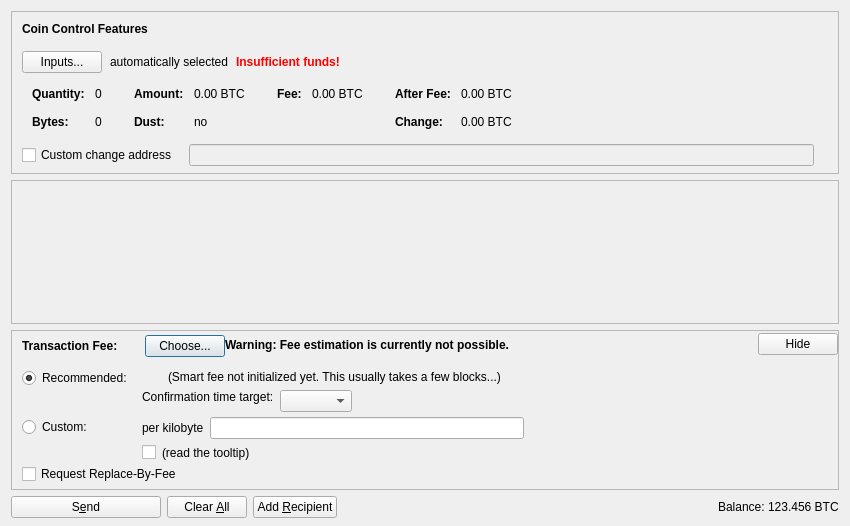
<?xml version="1.0" encoding="UTF-8"?>
<ui version="4.0">
 <class>SendCoinsDialog</class>
 <widget class="QDialog" name="SendCoinsDialog">
  <property name="geometry">
   <rect>
    <x>0</x>
    <y>0</y>
    <width>850</width>
    <height>526</height>
   </rect>
  </property>
  <property name="windowTitle">
   <string>Send Coins</string>
  </property>
  <layout class="QVBoxLayout" name="verticalLayout" stretch="0,1,0,0">
   <property name="bottomMargin">
    <number>8</number>
   </property>
   <item>
    <widget class="QFrame" name="frameCoinControl">
     <property name="sizePolicy">
      <sizepolicy hsizetype="Expanding" vsizetype="Expanding">
       <horstretch>0</horstretch>
       <verstretch>0</verstretch>
      </sizepolicy>
     </property>
     <property name="maximumSize">
      <size>
       <width>16777215</width>
       <height>16777215</height>
      </size>
     </property>
     <property name="frameShape">
      <enum>QFrame::StyledPanel</enum>
     </property>
     <property name="frameShadow">
      <enum>QFrame::Sunken</enum>
     </property>
     <layout class="QVBoxLayout" name="verticalLayoutCoinControl2">
      <property name="spacing">
       <number>0</number>
      </property>
      <property name="leftMargin">
       <number>0</number>
      </property>
      <property name="topMargin">
       <number>0</number>
      </property>
      <property name="rightMargin">
       <number>0</number>
      </property>
      <property name="bottomMargin">
       <number>6</number>
      </property>
      <item>
       <layout class="QVBoxLayout" name="verticalLayoutCoinControl" stretch="0,0,0,0,1">
        <property name="spacing">
         <number>0</number>
        </property>
        <property name="leftMargin">
         <number>10</number>
        </property>
        <property name="topMargin">
         <number>10</number>
        </property>
        <item>
         <layout class="QHBoxLayout" name="horizontalLayoutCoinControl1">
          <property name="bottomMargin">
           <number>15</number>
          </property>
          <item>
           <widget class="QLabel" name="labelCoinControlFeatures">
            <property name="sizePolicy">
             <sizepolicy hsizetype="Preferred" vsizetype="Maximum">
              <horstretch>0</horstretch>
              <verstretch>0</verstretch>
             </sizepolicy>
            </property>
            <property name="font">
             <font>
              <weight>75</weight>
              <bold>true</bold>
             </font>
            </property>
            <property name="styleSheet">
             <string notr="true">font-weight:bold;</string>
            </property>
            <property name="text">
             <string>Coin Control Features</string>
            </property>
           </widget>
          </item>
         </layout>
        </item>
        <item>
         <layout class="QHBoxLayout" name="horizontalLayoutCoinControl2" stretch="0,0,0,0">
          <property name="spacing">
           <number>8</number>
          </property>
          <property name="bottomMargin">
           <number>10</number>
          </property>
          <item>
           <widget class="QPushButton" name="pushButtonCoinControl">
            <property name="styleSheet">
             <string notr="true"/>
            </property>
            <property name="text">
             <string>Inputs...</string>
            </property>
            <property name="autoDefault">
             <bool>false</bool>
            </property>
           </widget>
          </item>
          <item>
           <widget class="QLabel" name="labelCoinControlAutomaticallySelected">
            <property name="text">
             <string>automatically selected</string>
            </property>
            <property name="margin">
             <number>5</number>
            </property>
           </widget>
          </item>
          <item>
           <widget class="QLabel" name="labelCoinControlInsuffFunds">
            <property name="font">
             <font>
              <weight>75</weight>
              <bold>true</bold>
             </font>
            </property>
            <property name="styleSheet">
             <string notr="true">color:red;font-weight:bold;</string>
            </property>
            <property name="text">
             <string>Insufficient funds!</string>
            </property>
            <property name="margin">
             <number>5</number>
            </property>
           </widget>
          </item>
          <item>
           <spacer name="horizontalSpacerCoinControl">
            <property name="orientation">
             <enum>Qt::Horizontal</enum>
            </property>
            <property name="sizeHint" stdset="0">
             <size>
              <width>40</width>
              <height>1</height>
             </size>
            </property>
           </spacer>
          </item>
         </layout>
        </item>
        <item>
         <widget class="QWidget" name="widgetCoinControl" native="true">
          <property name="sizePolicy">
           <sizepolicy hsizetype="Preferred" vsizetype="Preferred">
            <horstretch>0</horstretch>
            <verstretch>0</verstretch>
           </sizepolicy>
          </property>
          <property name="minimumSize">
           <size>
            <width>0</width>
            <height>0</height>
           </size>
          </property>
          <property name="styleSheet">
           <string notr="true"/>
          </property>
          <layout class="QHBoxLayout" name="horizontalLayoutCoinControl5">
           <property name="leftMargin">
            <number>0</number>
           </property>
           <property name="topMargin">
            <number>0</number>
           </property>
           <property name="rightMargin">
            <number>0</number>
           </property>
           <property name="bottomMargin">
            <number>0</number>
           </property>
           <item>
            <layout class="QHBoxLayout" name="horizontalLayoutCoinControl3" stretch="0,0,0,1">
             <property name="spacing">
              <number>20</number>
             </property>
             <property name="topMargin">
              <number>0</number>
             </property>
             <property name="bottomMargin">
              <number>10</number>
             </property>
             <item>
              <layout class="QFormLayout" name="formLayoutCoinControl1">
               <property name="horizontalSpacing">
                <number>10</number>
               </property>
               <property name="verticalSpacing">
                <number>14</number>
               </property>
               <property name="leftMargin">
                <number>10</number>
               </property>
               <property name="topMargin">
                <number>4</number>
               </property>
               <property name="rightMargin">
                <number>6</number>
               </property>
               <item row="0" column="0">
                <widget class="QLabel" name="labelCoinControlQuantityText">
                 <property name="font">
                  <font>
                   <weight>75</weight>
                   <bold>true</bold>
                  </font>
                 </property>
                 <property name="text">
                  <string>Quantity:</string>
                 </property>
                 <property name="margin">
                  <number>0</number>
                 </property>
                </widget>
               </item>
               <item row="0" column="1">
                <widget class="QLabel" name="labelCoinControlQuantity">
                 <property name="cursor">
                  <cursorShape>IBeamCursor</cursorShape>
                 </property>
                 <property name="contextMenuPolicy">
                  <enum>Qt::ActionsContextMenu</enum>
                 </property>
                 <property name="text">
                  <string notr="true">0</string>
                 </property>
                 <property name="margin">
                  <number>0</number>
                 </property>
                 <property name="textInteractionFlags">
                  <set>Qt::LinksAccessibleByMouse|Qt::TextSelectableByKeyboard|Qt::TextSelectableByMouse</set>
                 </property>
                </widget>
               </item>
               <item row="1" column="0">
                <widget class="QLabel" name="labelCoinControlBytesText">
                 <property name="font">
                  <font>
                   <weight>75</weight>
                   <bold>true</bold>
                  </font>
                 </property>
                 <property name="text">
                  <string>Bytes:</string>
                 </property>
                </widget>
               </item>
               <item row="1" column="1">
                <widget class="QLabel" name="labelCoinControlBytes">
                 <property name="cursor">
                  <cursorShape>IBeamCursor</cursorShape>
                 </property>
                 <property name="contextMenuPolicy">
                  <enum>Qt::ActionsContextMenu</enum>
                 </property>
                 <property name="text">
                  <string notr="true">0</string>
                 </property>
                 <property name="textInteractionFlags">
                  <set>Qt::LinksAccessibleByMouse|Qt::TextSelectableByKeyboard|Qt::TextSelectableByMouse</set>
                 </property>
                </widget>
               </item>
              </layout>
             </item>
             <item>
              <layout class="QFormLayout" name="formLayoutCoinControl2">
               <property name="horizontalSpacing">
                <number>10</number>
               </property>
               <property name="verticalSpacing">
                <number>14</number>
               </property>
               <property name="leftMargin">
                <number>6</number>
               </property>
               <property name="topMargin">
                <number>4</number>
               </property>
               <property name="rightMargin">
                <number>6</number>
               </property>
               <item row="0" column="0">
                <widget class="QLabel" name="labelCoinControlAmountText">
                 <property name="font">
                  <font>
                   <weight>75</weight>
                   <bold>true</bold>
                  </font>
                 </property>
                 <property name="text">
                  <string>Amount:</string>
                 </property>
                 <property name="margin">
                  <number>0</number>
                 </property>
                </widget>
               </item>
               <item row="0" column="1">
                <widget class="QLabel" name="labelCoinControlAmount">
                 <property name="cursor">
                  <cursorShape>IBeamCursor</cursorShape>
                 </property>
                 <property name="contextMenuPolicy">
                  <enum>Qt::ActionsContextMenu</enum>
                 </property>
                 <property name="text">
                  <string notr="true">0.00 BTC</string>
                 </property>
                 <property name="textInteractionFlags">
                  <set>Qt::LinksAccessibleByMouse|Qt::TextSelectableByKeyboard|Qt::TextSelectableByMouse</set>
                 </property>
                </widget>
               </item>
               <item row="1" column="0">
                <widget class="QLabel" name="labelCoinControlLowOutputText">
                 <property name="font">
                  <font>
                   <weight>75</weight>
                   <bold>true</bold>
                  </font>
                 </property>
                 <property name="text">
                  <string>Dust:</string>
                 </property>
                </widget>
               </item>
               <item row="1" column="1">
                <widget class="QLabel" name="labelCoinControlLowOutput">
                 <property name="cursor">
                  <cursorShape>IBeamCursor</cursorShape>
                 </property>
                 <property name="contextMenuPolicy">
                  <enum>Qt::ActionsContextMenu</enum>
                 </property>
                 <property name="text">
                  <string notr="true">no</string>
                 </property>
                 <property name="textInteractionFlags">
                  <set>Qt::LinksAccessibleByMouse|Qt::TextSelectableByKeyboard|Qt::TextSelectableByMouse</set>
                 </property>
                </widget>
               </item>
              </layout>
             </item>
             <item>
              <layout class="QFormLayout" name="formLayoutCoinControl3">
               <property name="horizontalSpacing">
                <number>10</number>
               </property>
               <property name="verticalSpacing">
                <number>14</number>
               </property>
               <property name="leftMargin">
                <number>6</number>
               </property>
               <property name="topMargin">
                <number>4</number>
               </property>
               <property name="rightMargin">
                <number>6</number>
               </property>
               <item row="0" column="0">
                <widget class="QLabel" name="labelCoinControlFeeText">
                 <property name="font">
                  <font>
                   <weight>75</weight>
                   <bold>true</bold>
                  </font>
                 </property>
                 <property name="text">
                  <string>Fee:</string>
                 </property>
                 <property name="margin">
                  <number>0</number>
                 </property>
                </widget>
               </item>
               <item row="0" column="1">
                <widget class="QLabel" name="labelCoinControlFee">
                 <property name="cursor">
                  <cursorShape>IBeamCursor</cursorShape>
                 </property>
                 <property name="contextMenuPolicy">
                  <enum>Qt::ActionsContextMenu</enum>
                 </property>
                 <property name="text">
                  <string notr="true">0.00 BTC</string>
                 </property>
                 <property name="textInteractionFlags">
                  <set>Qt::LinksAccessibleByMouse|Qt::TextSelectableByKeyboard|Qt::TextSelectableByMouse</set>
                 </property>
                </widget>
               </item>
              </layout>
             </item>
             <item>
              <layout class="QFormLayout" name="formLayoutCoinControl4">
               <property name="horizontalSpacing">
                <number>10</number>
               </property>
               <property name="verticalSpacing">
                <number>14</number>
               </property>
               <property name="leftMargin">
                <number>6</number>
               </property>
               <property name="topMargin">
                <number>4</number>
               </property>
               <property name="rightMargin">
                <number>6</number>
               </property>
               <item row="0" column="0">
                <widget class="QLabel" name="labelCoinControlAfterFeeText">
                 <property name="font">
                  <font>
                   <weight>75</weight>
                   <bold>true</bold>
                  </font>
                 </property>
                 <property name="text">
                  <string>After Fee:</string>
                 </property>
                 <property name="margin">
                  <number>0</number>
                 </property>
                </widget>
               </item>
               <item row="0" column="1">
                <widget class="QLabel" name="labelCoinControlAfterFee">
                 <property name="cursor">
                  <cursorShape>IBeamCursor</cursorShape>
                 </property>
                 <property name="contextMenuPolicy">
                  <enum>Qt::ActionsContextMenu</enum>
                 </property>
                 <property name="text">
                  <string notr="true">0.00 BTC</string>
                 </property>
                 <property name="textInteractionFlags">
                  <set>Qt::LinksAccessibleByMouse|Qt::TextSelectableByKeyboard|Qt::TextSelectableByMouse</set>
                 </property>
                </widget>
               </item>
               <item row="1" column="0">
                <widget class="QLabel" name="labelCoinControlChangeText">
                 <property name="font">
                  <font>
                   <weight>75</weight>
                   <bold>true</bold>
                  </font>
                 </property>
                 <property name="text">
                  <string>Change:</string>
                 </property>
                </widget>
               </item>
               <item row="1" column="1">
                <widget class="QLabel" name="labelCoinControlChange">
                 <property name="cursor">
                  <cursorShape>IBeamCursor</cursorShape>
                 </property>
                 <property name="contextMenuPolicy">
                  <enum>Qt::ActionsContextMenu</enum>
                 </property>
                 <property name="text">
                  <string notr="true">0.00 BTC</string>
                 </property>
                 <property name="textInteractionFlags">
                  <set>Qt::LinksAccessibleByMouse|Qt::TextSelectableByKeyboard|Qt::TextSelectableByMouse</set>
                 </property>
                </widget>
               </item>
              </layout>
             </item>
            </layout>
           </item>
          </layout>
         </widget>
        </item>
        <item>
         <layout class="QHBoxLayout" name="horizontalLayoutCoinControl4" stretch="0,0,0">
          <property name="spacing">
           <number>12</number>
          </property>
          <property name="sizeConstraint">
           <enum>QLayout::SetDefaultConstraint</enum>
          </property>
          <property name="topMargin">
           <number>5</number>
          </property>
          <property name="rightMargin">
           <number>5</number>
          </property>
          <item>
           <widget class="QCheckBox" name="checkBoxCoinControlChange">
            <property name="toolTip">
             <string>If this is activated, but the change address is empty or invalid, change will be sent to a newly generated address.</string>
            </property>
            <property name="text">
             <string>Custom change address</string>
            </property>
           </widget>
          </item>
          <item>
           <widget class="QValidatedLineEdit" name="lineEditCoinControlChange">
            <property name="enabled">
             <bool>false</bool>
            </property>
            <property name="sizePolicy">
             <sizepolicy hsizetype="Expanding" vsizetype="Fixed">
              <horstretch>0</horstretch>
              <verstretch>0</verstretch>
             </sizepolicy>
            </property>
           </widget>
          </item>
          <item>
           <widget class="QLabel" name="labelCoinControlChangeLabel">
            <property name="sizePolicy">
             <sizepolicy hsizetype="Preferred" vsizetype="Expanding">
              <horstretch>0</horstretch>
              <verstretch>0</verstretch>
             </sizepolicy>
            </property>
            <property name="minimumSize">
             <size>
              <width>0</width>
              <height>0</height>
             </size>
            </property>
            <property name="text">
             <string/>
            </property>
            <property name="margin">
             <number>3</number>
            </property>
           </widget>
          </item>
         </layout>
        </item>
        <item>
         <spacer name="verticalSpacerCoinControl">
          <property name="orientation">
           <enum>Qt::Vertical</enum>
          </property>
          <property name="sizeHint" stdset="0">
           <size>
            <width>800</width>
            <height>1</height>
           </size>
          </property>
         </spacer>
        </item>
       </layout>
      </item>
     </layout>
    </widget>
   </item>
   <item>
    <widget class="QScrollArea" name="scrollArea">
     <property name="widgetResizable">
      <bool>true</bool>
     </property>
     <widget class="QWidget" name="scrollAreaWidgetContents">
      <property name="geometry">
       <rect>
        <x>0</x>
        <y>0</y>
        <width>830</width>
        <height>104</height>
       </rect>
      </property>
      <layout class="QVBoxLayout" name="verticalLayout_2" stretch="0,1">
       <property name="leftMargin">
        <number>0</number>
       </property>
       <property name="topMargin">
        <number>0</number>
       </property>
       <property name="rightMargin">
        <number>0</number>
       </property>
       <property name="bottomMargin">
        <number>0</number>
       </property>
       <item>
        <layout class="QVBoxLayout" name="entries">
         <property name="spacing">
          <number>6</number>
         </property>
        </layout>
       </item>
       <item>
        <spacer name="verticalSpacer">
         <property name="orientation">
          <enum>Qt::Vertical</enum>
         </property>
         <property name="sizeHint" stdset="0">
          <size>
           <width>20</width>
           <height>40</height>
          </size>
         </property>
        </spacer>
       </item>
      </layout>
     </widget>
    </widget>
   </item>
   <item>
    <widget class="QFrame" name="frameFee">
     <property name="sizePolicy">
      <sizepolicy hsizetype="Expanding" vsizetype="Expanding">
       <horstretch>0</horstretch>
       <verstretch>0</verstretch>
      </sizepolicy>
     </property>
     <property name="maximumSize">
      <size>
       <width>16777215</width>
       <height>16777215</height>
      </size>
     </property>
     <property name="frameShape">
      <enum>QFrame::StyledPanel</enum>
     </property>
     <property name="frameShadow">
      <enum>QFrame::Sunken</enum>
     </property>
     <layout class="QVBoxLayout" name="verticalLayoutFee1">
      <property name="spacing">
       <number>0</number>
      </property>
      <property name="leftMargin">
       <number>0</number>
      </property>
      <property name="topMargin">
       <number>0</number>
      </property>
      <property name="rightMargin">
       <number>0</number>
      </property>
      <property name="bottomMargin">
       <number>0</number>
      </property>
      <item>
       <layout class="QVBoxLayout" name="verticalLayoutFee2" stretch="0,0,0">
        <property name="spacing">
         <number>0</number>
        </property>
        <property name="leftMargin">
         <number>10</number>
        </property>
        <property name="topMargin">
         <number>0</number>
        </property>
        <item>
         <layout class="QHBoxLayout" name="horizontalLayoutFee1">
          <property name="bottomMargin">
           <number>0</number>
          </property>
          <item>
           <layout class="QVBoxLayout" name="verticalLayoutFee7">
            <property name="spacing">
             <number>0</number>
            </property>
            <item>
             <spacer name="verticalSpacerSmartFee">
              <property name="orientation">
               <enum>Qt::Vertical</enum>
              </property>
              <property name="sizeType">
               <enum>QSizePolicy::Fixed</enum>
              </property>
              <property name="sizeHint" stdset="0">
               <size>
                <width>1</width>
                <height>4</height>
               </size>
              </property>
             </spacer>
            </item>
            <item>
             <layout class="QHBoxLayout" name="horizontalLayoutSmartFee">
              <property name="spacing">
               <number>10</number>
              </property>
              <item>
               <widget class="QLabel" name="labelFeeHeadline">
                <property name="sizePolicy">
                 <sizepolicy hsizetype="Preferred" vsizetype="Maximum">
                  <horstretch>0</horstretch>
                  <verstretch>0</verstretch>
                 </sizepolicy>
                </property>
                <property name="font">
                 <font>
                  <weight>75</weight>
                  <bold>true</bold>
                 </font>
                </property>
                <property name="styleSheet">
                 <string notr="true">font-weight:bold;</string>
                </property>
                <property name="text">
                 <string>Transaction Fee:</string>
                </property>
               </widget>
              </item>
              <item>
               <widget class="QLabel" name="labelFeeMinimized">
                <property name="text">
                 <string/>
                </property>
               </widget>
              </item>
              <item>
               <widget class="QPushButton" name="buttonChooseFee">
                <property name="text">
                 <string>Choose...</string>
                </property>
               </widget>
              </item>
             </layout>
            </item>
            <item>
             <spacer name="verticalSpacer_5">
              <property name="orientation">
               <enum>Qt::Vertical</enum>
              </property>
              <property name="sizeHint" stdset="0">
               <size>
                <width>1</width>
                <height>1</height>
               </size>
              </property>
             </spacer>
            </item>
           </layout>
          </item>
          <item>
           <widget class="QLabel" name="fallbackFeeWarningLabel">
            <property name="toolTip">
             <string>Using the fallbackfee can result in sending a transaction that will take several hours or days (or never) to confirm. Consider choosing your fee manually or wait until you have validated the complete chain.</string>
            </property>
            <property name="font">
            <font>
                <weight>75</weight>
                <bold>true</bold>
            </font>
            </property>
            <property name="text">
             <string>Warning: Fee estimation is currently not possible.</string>
            </property>
            <property name="wordWrap">
             <bool>false</bool>
            </property>
           </widget>
          </item>
          <item>
           <spacer name="horizontalSpacer_4">
            <property name="orientation">
             <enum>Qt::Horizontal</enum>
            </property>
            <property name="sizeType">
             <enum>QSizePolicy::MinimumExpanding</enum>
            </property>
            <property name="sizeHint" stdset="0">
             <size>
              <width>40</width>
              <height>20</height>
             </size>
            </property>
           </spacer>
          </item>
          <item>
           <widget class="QPushButton" name="buttonMinimizeFee">
            <property name="toolTip">
             <string>collapse fee-settings</string>
            </property>
            <property name="text">
             <string>Hide</string>
            </property>
           </widget>
          </item>
         </layout>
        </item>
        <item>
         <widget class="QFrame" name="frameFeeSelection">
          <layout class="QVBoxLayout" name="verticalLayoutFee12">
           <property name="spacing">
            <number>0</number>
           </property>
           <property name="leftMargin">
            <number>0</number>
           </property>
           <property name="topMargin">
            <number>0</number>
           </property>
           <property name="rightMargin">
            <number>0</number>
           </property>
           <property name="bottomMargin">
            <number>0</number>
           </property>
           <item>
            <layout class="QGridLayout" name="gridLayoutFee">
             <property name="topMargin">
              <number>10</number>
             </property>
             <property name="bottomMargin">
              <number>4</number>
             </property>
             <property name="horizontalSpacing">
              <number>10</number>
             </property>
             <property name="verticalSpacing">
              <number>4</number>
             </property>
             <item row="1" column="1">
              <layout class="QVBoxLayout" name="verticalLayoutFee8">
               <property name="spacing">
                <number>6</number>
               </property>
               <item>
                <layout class="QHBoxLayout" name="horizontalLayoutFee13">
                 <item>
                  <widget class="QLabel" name="labelCustomPerKilobyte">
                   <property name="toolTip">
                    <string>If the custom fee is set to 1000 satoshis and the transaction is only 250 bytes, then &quot;per kilobyte&quot; only pays 250 satoshis in fee, while &quot;total at least&quot; pays 1000 satoshis. For transactions bigger than a kilobyte both pay by kilobyte.</string>
                   </property>
                   <property name="text">
                    <string>per kilobyte</string>
                   </property>
                  </widget>
                 </item>
                 <item>
                  <widget class="BitcoinAmountField" name="customFee"/>
                 </item>
                 <item>
                  <spacer name="horizontalSpacer_6">
                   <property name="orientation">
                    <enum>Qt::Horizontal</enum>
                   </property>
                   <property name="sizeHint" stdset="0">
                    <size>
                     <width>1</width>
                     <height>1</height>
                    </size>
                   </property>
                  </spacer>
                 </item>
                </layout>
               </item>
               <item>
                <layout class="QHBoxLayout" name="horizontalLayoutFee8">
                 <item>
                  <widget class="QCheckBox" name="checkBoxMinimumFee">
                   <property name="toolTip">
                    <string>Paying only the minimum fee is just fine as long as there is less transaction volume than space in the blocks. But be aware that this can end up in a never confirming transaction once there is more demand for ultimateonlinecash transactions than the network can process.</string>
                   </property>
                   <property name="text">
                    <string/>
                   </property>
                  </widget>
                 </item>
                 <item>
                  <widget class="QLabel" name="labelMinFeeWarning">
                   <property name="enabled">
                    <bool>true</bool>
                   </property>
                   <property name="toolTip">
                    <string>Paying only the minimum fee is just fine as long as there is less transaction volume than space in the blocks. But be aware that this can end up in a never confirming transaction once there is more demand for ultimateonlinecash transactions than the network can process.</string>
                   </property>
                   <property name="text">
                    <string>(read the tooltip)</string>
                   </property>
                   <property name="margin">
                    <number>5</number>
                   </property>
                  </widget>
                 </item>
                 <item>
                  <spacer name="horizontalSpacer_2">
                   <property name="orientation">
                    <enum>Qt::Horizontal</enum>
                   </property>
                   <property name="sizeHint" stdset="0">
                    <size>
                     <width>1</width>
                     <height>1</height>
                    </size>
                   </property>
                  </spacer>
                 </item>
                </layout>
               </item>
              </layout>
             </item>
             <item row="0" column="0">
              <layout class="QVBoxLayout" name="verticalLayoutFee4" stretch="0,1">
               <item>
                <widget class="QRadioButton" name="radioSmartFee">
                 <property name="text">
                  <string>Recommended:</string>
                 </property>
                 <property name="checked">
                  <bool>true</bool>
                 </property>
                 <attribute name="buttonGroup">
                  <string notr="true">groupFee</string>
                 </attribute>
                </widget>
               </item>
               <item>
                <spacer name="verticalSpacer_2">
                 <property name="orientation">
                  <enum>Qt::Vertical</enum>
                 </property>
                 <property name="sizeHint" stdset="0">
                  <size>
                   <width>1</width>
                   <height>1</height>
                  </size>
                 </property>
                </spacer>
               </item>
              </layout>
             </item>
             <item row="1" column="0">
              <layout class="QVBoxLayout" name="verticalLayoutFee9" stretch="0,1">
               <item>
                <widget class="QRadioButton" name="radioCustomFee">
                 <property name="text">
                  <string>Custom:</string>
                 </property>
                 <attribute name="buttonGroup">
                  <string notr="true">groupFee</string>
                 </attribute>
                </widget>
               </item>
               <item>
                <spacer name="verticalSpacer_6">
                 <property name="orientation">
                  <enum>Qt::Vertical</enum>
                 </property>
                 <property name="sizeHint" stdset="0">
                  <size>
                   <width>1</width>
                   <height>1</height>
                  </size>
                 </property>
                </spacer>
               </item>
              </layout>
             </item>
             <item row="0" column="1">
              <layout class="QVBoxLayout" name="verticalLayoutFee3" stretch="0,0,1">
               <property name="spacing">
                <number>6</number>
               </property>
               <property name="topMargin">
                <number>2</number>
               </property>
               <item>
                <layout class="QHBoxLayout" name="horizontalLayoutFee12">
                 <item>
                  <widget class="QLabel" name="labelSmartFee">
                   <property name="text">
                    <string/>
                   </property>
                   <property name="margin">
                    <number>2</number>
                   </property>
                  </widget>
                 </item>
                 <item>
                  <widget class="QLabel" name="labelFeeEstimation">
                   <property name="text">
                    <string/>
                   </property>
                  </widget>
                 </item>
                 <item>
                  <widget class="QLabel" name="labelSmartFee2">
                   <property name="text">
                    <string>(Smart fee not initialized yet. This usually takes a few blocks...)</string>
                   </property>
                   <property name="margin">
                    <number>2</number>
                   </property>
                  </widget>
                 </item>
                 <item>
                  <spacer name="horizontalSpacer_5">
                   <property name="orientation">
                    <enum>Qt::Horizontal</enum>
                   </property>
                   <property name="sizeHint" stdset="0">
                    <size>
                     <width>1</width>
                     <height>1</height>
                    </size>
                   </property>
                  </spacer>
                 </item>
                </layout>
               </item>
               <item>
                <layout class="QHBoxLayout" name="horizontalLayoutFee9">
                 <item>
                  <layout class="QVBoxLayout" name="verticalLayoutFee6">
                   <item>
                    <widget class="QLabel" name="labelSmartFee3">
                     <property name="text">
                      <string>Confirmation time target:</string>
                     </property>
                     <property name="margin">
                      <number>2</number>
                     </property>
                    </widget>
                   </item>
                   <item>
                    <spacer name="verticalSpacer_3">
                     <property name="orientation">
                      <enum>Qt::Vertical</enum>
                     </property>
                     <property name="sizeHint" stdset="0">
                      <size>
                       <width>1</width>
                       <height>1</height>
                      </size>
                     </property>
                    </spacer>
                   </item>
                  </layout>
                 </item>
                 <item>
                  <layout class="QVBoxLayout" name="verticalLayoutFee5">
                   <property name="rightMargin">
                    <number>30</number>
                   </property>
                   <item>
                    <layout class="QHBoxLayout" name="horizontalLayoutConfTarget">
                     <property name="bottomMargin">
                      <number>0</number>
                     </property>
                     <item>
                      <widget class="QComboBox" name="confTargetSelector"/>
                     </item>
                     <item>
                      <spacer name="horizontalSpacerConfTarget">
                       <property name="orientation">
                        <enum>Qt::Horizontal</enum>
                       </property>
                       <property name="sizeHint" stdset="0">
                        <size>
                         <width>40</width>
                         <height>20</height>
                        </size>
                       </property>
                      </spacer>
                     </item>
                    </layout>
                   </item>
                  </layout>
                 </item>
                </layout>
               </item>
               <item>
                <spacer name="verticalSpacer_4">
                 <property name="orientation">
                  <enum>Qt::Vertical</enum>
                 </property>
                 <property name="sizeHint" stdset="0">
                  <size>
                   <width>1</width>
                   <height>1</height>
                  </size>
                 </property>
                </spacer>
               </item>
              </layout>
             </item>
            </layout>
           </item>
           <item>
            <widget class="QCheckBox" name="optInRBF">
             <property name="text">
              <string>Request Replace-By-Fee</string>
             </property>
             <property name="toolTip">
              <string>Indicates that the sender may wish to replace this transaction with a new one paying higher fees (prior to being confirmed).</string>
             </property>
            </widget>
           </item>
          </layout>
         </widget>
        </item>
        <item>
         <spacer name="verticalSpacerFee">
          <property name="orientation">
           <enum>Qt::Vertical</enum>
          </property>
          <property name="sizeHint" stdset="0">
           <size>
            <width>40</width>
            <height>5</height>
           </size>
          </property>
         </spacer>
        </item>
       </layout>
      </item>
     </layout>
    </widget>
   </item>
   <item>
    <layout class="QHBoxLayout" name="horizontalLayout">
     <item>
      <widget class="QPushButton" name="sendButton">
       <property name="minimumSize">
        <size>
         <width>150</width>
         <height>0</height>
        </size>
       </property>
       <property name="toolTip">
        <string>Confirm the send action</string>
       </property>
       <property name="text">
        <string>S&amp;end</string>
       </property>
       <property name="icon">
        <iconset resource="../bitcoin.qrc">
         <normaloff>:/icons/send</normaloff>:/icons/send</iconset>
       </property>
       <property name="autoDefault">
        <bool>false</bool>
       </property>
       <property name="default">
        <bool>false</bool>
       </property>
      </widget>
     </item>
     <item>
      <widget class="QPushButton" name="clearButton">
       <property name="sizePolicy">
        <sizepolicy hsizetype="Minimum" vsizetype="Fixed">
         <horstretch>0</horstretch>
         <verstretch>0</verstretch>
        </sizepolicy>
       </property>
       <property name="toolTip">
        <string>Clear all fields of the form.</string>
       </property>
       <property name="text">
        <string>Clear &amp;All</string>
       </property>
       <property name="icon">
        <iconset resource="../bitcoin.qrc">
         <normaloff>:/icons/remove</normaloff>:/icons/remove</iconset>
       </property>
       <property name="autoDefault">
        <bool>false</bool>
       </property>
      </widget>
     </item>
     <item>
      <widget class="QPushButton" name="addButton">
       <property name="toolTip">
        <string>Send to multiple recipients at once</string>
       </property>
       <property name="text">
        <string>Add &amp;Recipient</string>
       </property>
       <property name="icon">
        <iconset resource="../bitcoin.qrc">
         <normaloff>:/icons/add</normaloff>:/icons/add</iconset>
       </property>
       <property name="autoDefault">
        <bool>false</bool>
       </property>
      </widget>
     </item>
     <item>
      <spacer name="horizontalSpacer">
       <property name="orientation">
        <enum>Qt::Horizontal</enum>
       </property>
       <property name="sizeHint" stdset="0">
        <size>
         <width>40</width>
         <height>20</height>
        </size>
       </property>
      </spacer>
     </item>
     <item>
      <layout class="QHBoxLayout" name="horizontalLayout_2">
       <property name="spacing">
        <number>3</number>
       </property>
       <item>
        <widget class="QLabel" name="label">
         <property name="sizePolicy">
          <sizepolicy hsizetype="Preferred" vsizetype="Fixed">
           <horstretch>0</horstretch>
           <verstretch>0</verstretch>
          </sizepolicy>
         </property>
         <property name="text">
          <string>Balance:</string>
         </property>
        </widget>
       </item>
       <item>
        <widget class="QLabel" name="labelBalance">
         <property name="sizePolicy">
          <sizepolicy hsizetype="Preferred" vsizetype="Fixed">
           <horstretch>0</horstretch>
           <verstretch>0</verstretch>
          </sizepolicy>
         </property>
         <property name="cursor">
          <cursorShape>IBeamCursor</cursorShape>
         </property>
         <property name="text">
          <string notr="true">123.456 BTC</string>
         </property>
         <property name="textInteractionFlags">
          <set>Qt::LinksAccessibleByMouse|Qt::TextSelectableByKeyboard|Qt::TextSelectableByMouse</set>
         </property>
        </widget>
       </item>
      </layout>
     </item>
    </layout>
   </item>
  </layout>
 </widget>
 <customwidgets>
  <customwidget>
   <class>QValidatedLineEdit</class>
   <extends>QLineEdit</extends>
   <header>qvalidatedlineedit.h</header>
  </customwidget>
  <customwidget>
   <class>BitcoinAmountField</class>
   <extends>QLineEdit</extends>
   <header>bitcoinamountfield.h</header>
   <container>1</container>
  </customwidget>
 </customwidgets>
 <resources>
  <include location="../bitcoin.qrc"/>
 </resources>
 <connections/>
 <buttongroups>
  <buttongroup name="groupFee"/>
 </buttongroups>
</ui>
